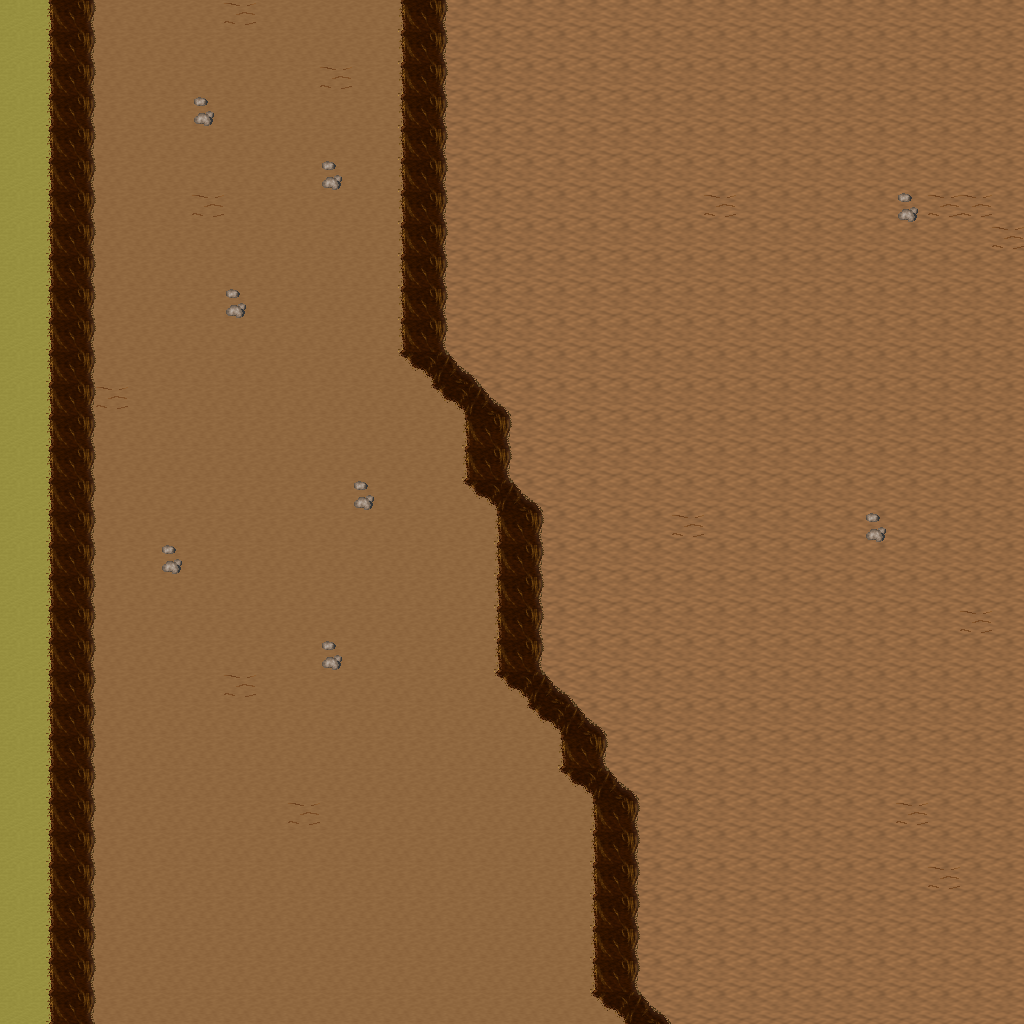

The image is a tile-based game level rendered from a .tmx file. Its description and source (layers, tilesets, objects; grid data summarised) follow:
An orthogonal 32x32 tile map with 32x32 px tiles, 5 tile layers (Ground, Objects, Objects2, Above, ...), 1 hidden layer not drawn, 16 tilesets.

<map version="1.10" tiledversion="1.11.0" orientation="orthogonal" renderorder="right-down" width="32" height="32" tilewidth="32" tileheight="32" infinite="0" nextlayerid="11" nextobjectid="1">
 <tileset firstgid="1" name="ground_ground" tilewidth="32" tileheight="32" tilecount="33" columns="3">
  <image source="../drawable/ground_ground.png" width="96" height="352" />
 </tileset>
 <tileset firstgid="34" name="ground_ridge_earth_dark" tilewidth="32" tileheight="32" tilecount="96" columns="12">
  <image source="../drawable/ground_ridge_earth_dark.png" width="384" height="256" />
 </tileset>
 <tileset firstgid="130" name="ground_earth_edges" tilewidth="32" tileheight="32" tilecount="18" columns="6">
  <image source="../drawable/ground_earth_edges.png" width="192" height="96" />
 </tileset>
 <tileset firstgid="148" name="ground_rock_pebbles" tilewidth="32" tileheight="32" tilecount="3" columns="1">
  <image source="../drawable/ground_rock_pebbles.png" width="32" height="96" />
 </tileset>
 <tileset firstgid="151" name="plant_grasses" tilewidth="32" tileheight="32" tilecount="6" columns="3">
  <image source="../drawable/plant_grasses.png" width="96" height="64" />
 </tileset>
 <tileset firstgid="157" name="plant_flower_daisy_white" tilewidth="32" tileheight="32" tilecount="8" columns="2">
  <image source="../drawable/plant_flower_daisy_white.png" width="64" height="128" />
 </tileset>
 <tileset firstgid="165" name="plant_flower_daisy_blue" tilewidth="32" tileheight="32" tilecount="8" columns="2">
  <image source="../drawable/plant_flower_daisy_blue.png" width="64" height="128" />
 </tileset>
 <tileset firstgid="173" name="plant_flower_daisy_red" tilewidth="32" tileheight="32" tilecount="8" columns="2">
  <image source="../drawable/plant_flower_daisy_red.png" width="64" height="128" />
 </tileset>
 <tileset firstgid="181" name="plant_flower_daisy_yellow" tilewidth="32" tileheight="32" tilecount="8" columns="2">
  <image source="../drawable/plant_flower_daisy_yellow.png" width="64" height="128" />
 </tileset>
 <tileset firstgid="189" name="plant_tree_tree_green" tilewidth="32" tileheight="32" tilecount="88" columns="8">
  <image source="../drawable/plant_tree_tree_green.png" width="256" height="352" />
 </tileset>
 <tileset firstgid="277" name="logic_portal" tilewidth="32" tileheight="32" tilecount="24" columns="8">
  <image source="../drawable/logic_portal.png" width="256" height="96" />
 </tileset>
 <tileset firstgid="301" name="logic_collision" tilewidth="32" tileheight="32" tilecount="1" columns="1">
  <image source="../drawable/logic_collision.png" width="32" height="32" />
 </tileset>
 <tileset firstgid="302" name="furniture_chair_bench_wooden" tilewidth="32" tileheight="32" tilecount="8" columns="2">
  <image source="../drawable/furniture_chair_bench_wooden.png" width="64" height="128" />
 </tileset>
 <tileset firstgid="310" name="plant_stump_int_small_stump_2" tilewidth="32" tileheight="32" tilecount="1" columns="1">
  <image source="../drawable/plant_stump_int_small_stump_2.png" width="32" height="32" />
 </tileset>
 <tileset firstgid="311" name="object_well_hoist" tilewidth="32" tileheight="32" tilecount="9" columns="3">
  <image source="../drawable/object_well_hoist.png" width="96" height="96" />
 </tileset>
 <tileset firstgid="320" name="logic_creature_mutant" tilewidth="32" tileheight="32" tilecount="7" columns="7">
  <image source="../drawable/logic_creature_mutant.png" width="224" height="32" />
 </tileset>
 <layer id="1" name="Ground" width="32" height="32">
  <data>[1024 cells, 1024 non-empty, 3 distinct tile ids]</data>
 </layer>
 <layer id="2" name="Objects" width="32" height="32">
  <data>[1024 cells, 157 non-empty, 7 distinct tile ids]</data>
 </layer>
 <layer id="3" name="Objects2" width="32" height="32">
  <data>[1024 cells, 0 non-empty, 0 distinct tile ids]</data>
 </layer>
 <layer id="4" name="Above" width="32" height="32">
  <data>[1024 cells, 0 non-empty, 0 distinct tile ids]</data>
 </layer>
 <layer id="5" name="Above2" width="32" height="32">
  <data>[1024 cells, 0 non-empty, 0 distinct tile ids]</data>
 </layer>
 <layer id="6" name="Walkable" width="32" height="32" visible="0">
  <data>[1024 cells, 128 non-empty, 1 distinct tile ids]</data>
 </layer>
 <objectgroup id="7" name="Mapevents" />
 <objectgroup id="8" name="Spawn" />
 <objectgroup id="9" name="Keys" />
 <objectgroup id="10" name="Replace" />
</map>
